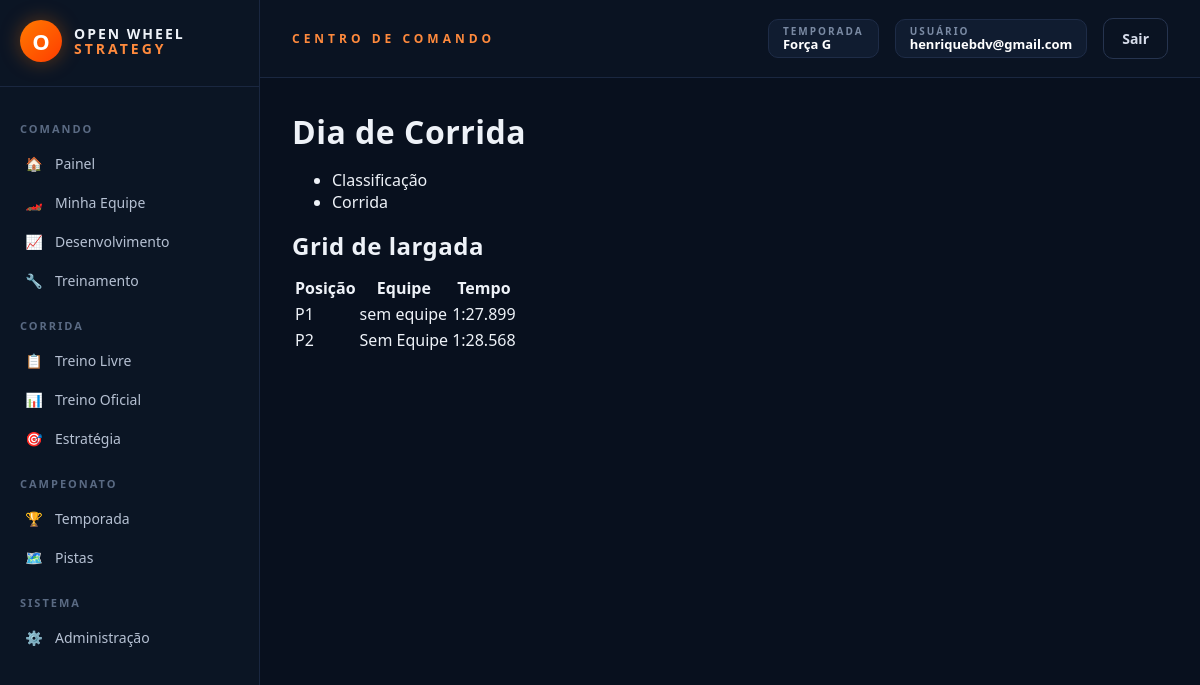
/classificacao (signed in), run on the app's committed database.
### models_temporada.py (models this page shows, shortened)
class Temporada(db.Model):
    __tablename__ = "temporadas"
    id = db.Column(db.Integer, primary_key=True)
    nome = db.Column(db.String(120), nullable=False)
    ativa = db.Column(db.Boolean, default=False, nullable=False)
    data_criacao = db.Column(db.DateTime, default=datetime.utcnow)
    corridas_agendadas = db.relationship(
        "CorridaAgendada", backref="temporada",
        cascade="all, delete-orphan",
        order_by="CorridaAgendada.ordem",
    )
    @classmethod
    def ativa_atual(cls):
        try:
            return cls.query.filter_by(ativa=True).first()
        except (OperationalError, ProgrammingError, NoSuchTableError):
            return None

### models.py (models this page shows, shortened)
class Usuario(db.Model):
    __tablename__ = "usuarios"
    id = db.Column(db.Integer, primary_key=True)
    email = db.Column(db.String(150), unique=True, nullable=False)
    senha_hash = db.Column(db.String(255), nullable=True)
    google_id = db.Column(db.String(255), unique=True, nullable=True)
    eh_admin = db.Column(db.Boolean, default=False)
    criado_em = db.Column(db.DateTime, default=datetime.utcnow)
    grupo = db.Column(db.String(50), nullable=True)
    classe = db.Column(db.String(50), nullable=True)
    nick = db.Column(db.String(50), nullable=True)
    equipe = db.relationship("CarroJogador", backref="usuario", uselist=False)

class CarroJogador(db.Model):
    __tablename__ = "carros_jogadores"
    id = db.Column(db.Integer, primary_key=True)
    usuario_id = db.Column(db.Integer, db.ForeignKey("usuarios.id"), unique=True, nullable=False)
    nome = db.Column(db.String(100), nullable=False)
    orcamento = db.Column(db.Float, default=55_000.0)
    motor_fornecedor_id = db.Column(db.Integer, db.ForeignKey("fornecedores_motor.id"), nullable=False)
    combustivel_fornecedor_id = db.Column(db.Integer, db.ForeignKey("fornecedores_combustivel.id"), nullable=False)
    pneu_fornecedor_id = db.Column(db.Integer, db.ForeignKey("fornecedores_pneu.id"), nullable=False)
    chassi_fornecedor_id = db.Column(db.Integer, db.ForeignKey("fornecedores_chassi.id"), nullable=True)
    cambio_fornecedor_id = db.Column(db.Integer, db.ForeignKey("fornecedores_cambio.id"), nullable=False)
    suspensao_fornecedor_id = db.Column(db.Integer, db.ForeignKey("fornecedores_suspensao.id"), nullable=False)
    engenheiro_fornecedor_id = db.Column(db.Integer, db.ForeignKey("fornecedores_engenheiro.id"), nullable=True)
    combustivel_carregado = db.Column(db.Float, default=110.0)
    cor_primaria = db.Column(db.String(7), default="#cc0000")
    cor_secundaria = db.Column(db.String(7), default="#ffffff")
    modelo_motor = db.Column(db.Integer, nullable=True)
    modelo_combustivel = db.Column(db.Integer, nullable=True)
    modelo_pneu = db.Column(db.Integer, nullable=True)
    modelo_cambio = db.Column(db.Integer, nullable=True)
    modelo_suspensao = db.Column(db.Integer, nullable=True)
    estrategia_volta_pit = db.Column(db.Integer, default=10)
    estrategia_dois_pits = db.Column(db.Boolean, default=False)

class ResultadoClassificacao(db.Model):
    __tablename__ = "resultados_classificacao"
    id = db.Column(db.Integer, primary_key=True)
    equipe_id = db.Column(db.Integer, db.ForeignKey("carros_jogadores.id"), nullable=False)
    tempo_classificacao = db.Column(db.Float)
    posicao_grid = db.Column(db.Integer)
    criado_em = db.Column(db.DateTime, default=datetime.utcnow)
    equipe = db.relationship("CarroJogador")

### rotas/corrida.py (the view)
    @app.route("/classificacao", methods=["GET"])
    @login_requerido
    def classificacao_view():
        resultados_db = ResultadoClassificacao.query.order_by(ResultadoClassificacao.posicao_grid).all()
        resultado = None
        if resultados_db:
            resultado = []
            for r in resultados_db:
                resultado.append({
                    "posicao_grid": r.posicao_grid,
                    "equipe": r.equipe.nome if r.equipe else f"Equipe #{r.equipe_id}",
                    "tempo_classificacao": r.tempo_classificacao
                })
        return render_template("classificacao.html", resultado=resultado)

### app.py (called while the page is built)
def _registrar_contexto(app):
    @app.context_processor
    def injetar_globais():
        usuario_id = session.get("usuario_id")
        usuario = Usuario.query.get(usuario_id) if usuario_id else None
        return {
            "usuario_logado": usuario,
            "categorias_fornecedor": FORNECEDORES_CONFIG,
            "temporada_ativa": Temporada.ativa_atual(),
        }

### extensoes.py (called while the page is built)
def login_requerido(view_func):
    @functools.wraps(view_func)
    def wrapper(*args, **kwargs):
        if not session.get("usuario_id"):
            return redirect(url_for("login"))
        return view_func(*args, **kwargs)
    return wrapper

### templates/classificacao.html
{% extends "base.html" %}
{% block content %}
<h1 class="h3">Dia de Corrida</h1>
{% include "_abas_corrida.html" %}
{% if resultado %}
<h2>Grid de largada</h2>
<table>
    <tr><th>Posição</th><th>Equipe</th><th>Tempo</th></tr>
    {% for r in resultado %}
    <tr>
        <td>P{{ r.posicao_grid }}</td>
        <td>{{ r.equipe }}</td>
        <td>{{ r.tempo_classificacao | tempo_min }}</td>
    </tr>
    {% endfor %}
</table>
{% else %}
<p class="text-muted" style="margin-top: 15px;">
    A classificação para a próxima corrida ainda não foi realizada. Aguarde o fechamento do grid.
</p>
{% endif %}
{% endblock %}

### templates/base.html (shortened to what this page needs)
<!DOCTYPE html>
<html lang="pt-br">
<head>
    <link href="{{ url_for('static', filename='css/tema.css') }}" rel="stylesheet">
</head>
<body>
{% if usuario_logado %}
<div class="ows-shell">
    <aside class="ows-sidebar">
        <div class="ows-logo">
            <div class="ows-logo-mark">O</div>
            <div class="ows-logo-text">OPEN WHEEL<br><span>STRATEGY</span></div>
        </div>
        <div class="ows-menu-section">COMANDO</div>
        <a href="{{ url_for('home') }}" class="ows-menu-link {% if request.endpoint == 'home' %}active{% endif %}"><span class="ows-icon">🏠</span> Painel</a>
        <a href="{{ url_for('minha_equipe') }}" class="ows-menu-link {% if request.endpoint == 'minha_equipe' %}active{% endif %}"><span class="ows-icon">🏎️</span> Minha Equipe</a>
        <a href="{{ url_for('desenvolvimento_view') }}" class="ows-menu-link {% if request.endpoint == 'desenvolvimento_view' %}active{% endif %}"><span class="ows-icon">📈</span> Desenvolvimento</a>
        <a href="{{ url_for('treinamento_view') }}" class="ows-menu-link {% if request.endpoint == 'treinamento_view' %}active{% endif %}"><span class="ows-icon">🔧</span> Treinamento</a>
        <div class="ows-menu-section">CORRIDA</div>
        <a href="{{ url_for('treino_livre_view') }}" class="ows-menu-link {% if request.endpoint == 'treino_livre_view' %}active{% endif %}"><span class="ows-icon">📋</span> Treino Livre</a>
        <a href="{{ url_for('treino_oficial_view') }}" class="ows-menu-link {% if request.endpoint == 'treino_oficial_view' %}active{% endif %}"><span class="ows-icon">📊</span> Treino Oficial</a>
        <a href="{{ url_for('estrategia_corrida_view') }}" class="ows-menu-link {% if request.endpoint == 'estrategia_corrida_view' %}active{% endif %}"><span class="ows-icon">🎯</span> Estratégia</a>
        <div class="ows-menu-section">CAMPEONATO</div>
        <a href="{{ url_for('temporada_view') }}" class="ows-menu-link {% if request.endpoint == 'temporada_view' %}active{% endif %}"><span class="ows-icon">🏆</span> Temporada</a>
        <a href="{{ url_for('pistas_reais_view') }}" class="ows-menu-link {% if request.endpoint == 'pistas_reais_view' %}active{% endif %}"><span class="ows-icon">🗺️</span> Pistas</a>
        {% if usuario_logado.eh_admin %}
        <div class="ows-menu-section">SISTEMA</div>
        <a href="{{ url_for('admin_dashboard') }}" class="ows-menu-link {% if request.endpoint == 'admin_dashboard' %}active{% endif %}"><span class="ows-icon">⚙️</span> Administração</a>
        {% endif %}
    </aside>
    <div class="ows-main">
        <header class="ows-topbar">
            <div class="ows-topbar-title">CENTRO DE COMANDO</div>
            <div class="ows-topbar-right">
                {% if temporada_ativa %}
                <div class="ows-badge">
                    <div class="ows-badge-label">TEMPORADA</div>
                    <div class="ows-badge-value">{{ temporada_ativa.nome }}</div>
                </div>
                {% endif %}
                <div class="ows-badge">
                    <div class="ows-badge-label">USUÁRIO</div>
                    <div class="ows-badge-value">{{ usuario_logado.email }}</div>
                </div>
                <a href="{{ url_for('logout') }}" class="ows-btn ows-btn-ghost">Sair</a>
            </div>
        </header>
        <div class="ows-content">
            {% block content %}{% endblock %}
        </div>
    </div>
</div>
{% endif %}
</body>
</html>

### static/css/tema.css (style rules this page uses)
* { box-sizing: border-box; }
html, body { margin: 0; padding: 0; font-family: 'Segoe UI', 'Inter', Tahoma, sans-serif; background: #08101e; color: #eef2f8; min-height: 100vh; }
a { color: inherit; text-decoration: none; }
h1, h2, h3, h4 { margin: 0 0 12px 0; letter-spacing: 0.5px; }
.ows-shell { display: flex; min-height: 100vh; }
.ows-sidebar { width: 260px; background: #0b1524; border-right: 1px solid #1a2740; padding: 20px 0 40px 0; position: sticky; top: 0; height: 100vh; overflow-y: auto; }
.ows-logo { display: flex; align-items: center; gap: 12px; padding: 0 20px 24px 20px; border-bottom: 1px solid #1a2740; margin-bottom: 16px; }
.ows-logo-mark { width: 42px; height: 42px; border-radius: 50%; background: linear-gradient(135deg, #ff7a00, #ff3d00); display: flex; align-items: center; justify-content: center; font-weight: 800; font-size: 22px; color: #fff; box-shadow: 0 0 20px rgba(255,120,0,.35); }
.ows-logo-text { font-weight: 800; font-size: 14px; line-height: 1.1; letter-spacing: 2px; }
.ows-logo-text span { color: #ff8a3d; font-weight: 600; letter-spacing: 3px; }
.ows-menu-section { padding: 18px 20px 8px 20px; font-size: 11px; letter-spacing: 2px; color: #5a6a83; font-weight: 700; }
.ows-menu-link { display: flex; align-items: center; gap: 10px; padding: 10px 20px; color: #b6c1d3; font-size: 14px; transition: all .15s ease; border-left: 3px solid transparent; }
.ows-icon { width: 22px; text-align: center; }
.ows-main { flex: 1; min-width: 0; display: flex; flex-direction: column; }
.ows-topbar { display: flex; align-items: center; justify-content: space-between; padding: 18px 32px; background: #0a1322; border-bottom: 1px solid #1a2740; position: sticky; top: 0; z-index: 20; }
.ows-topbar-title { font-size: 12px; letter-spacing: 4px; color: #ff8a3d; font-weight: 700; }
.ows-topbar-right { display: flex; align-items: center; gap: 16px; }
.ows-badge { background: #101c30; border: 1px solid #1e2c47; border-radius: 10px; padding: 6px 14px; line-height: 1.1; }
.ows-badge-label { font-size: 10px; letter-spacing: 2px; color: #7a8aa3; font-weight: 700; }
.ows-badge-value { font-size: 13px; font-weight: 600; color: #fff; }
.ows-content { padding: 32px; flex: 1; }
.ows-btn { display: inline-block; padding: 10px 18px; border-radius: 10px; font-weight: 600; font-size: 14px; cursor: pointer; border: 1px solid transparent; transition: all .15s ease; text-align: center; }
.ows-btn-ghost { background: transparent; color: #d6dcea; border-color: #26344f; }

### data on the page
Temporada: nome "Força G"
Usuario: email "henriquebdv@gmail.com"
CarroJogador: equipe "sem equipe"
ResultadoClassificacao: tempo_classificacao|tempo_min "1:27.899"
CarroJogador: equipe "Sem Equipe"
ResultadoClassificacao: tempo_classificacao|tempo_min "1:28.568"

### other printed values
{{ r.posicao_grid }} "1" "2"
